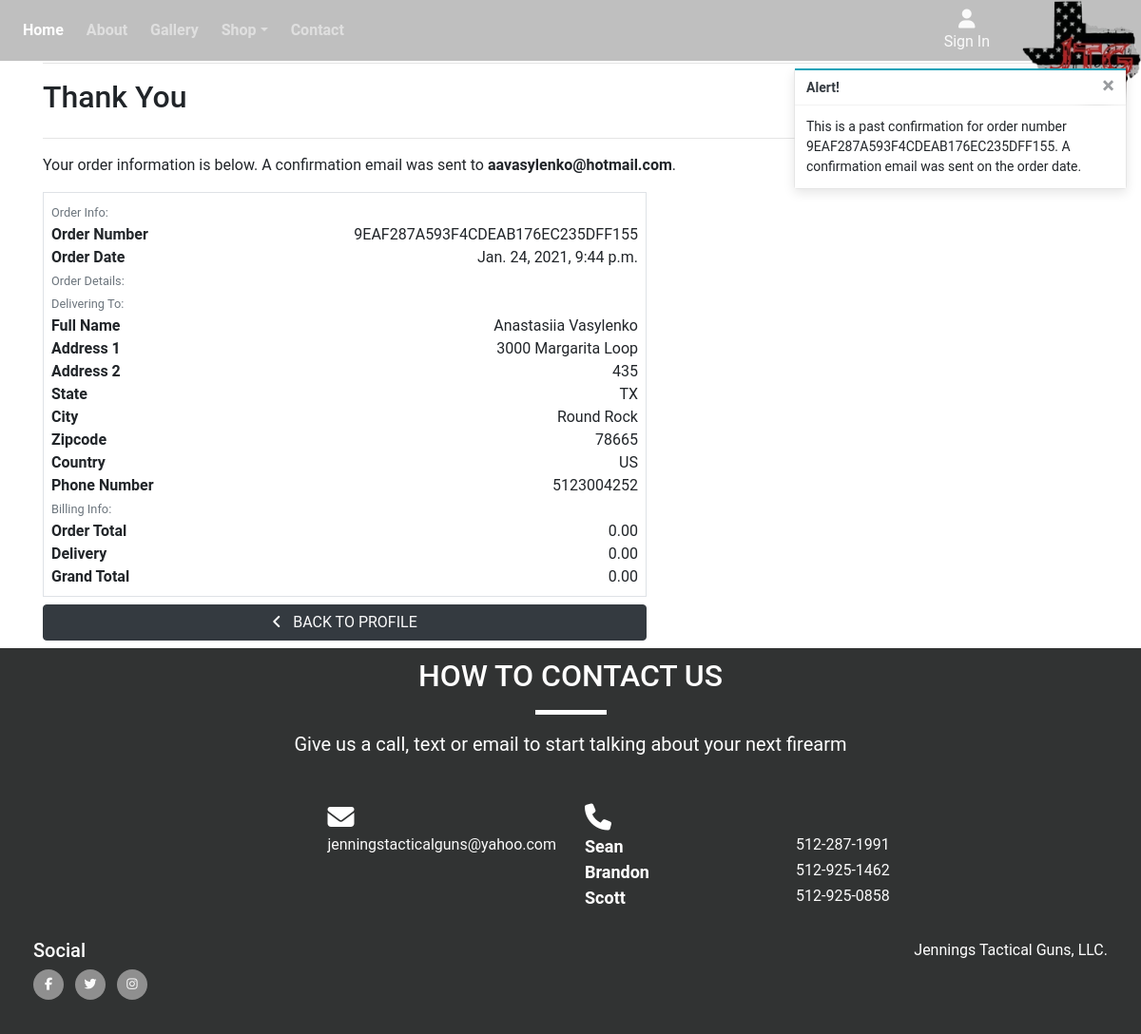
The app's page /profile/order_history/9EAF287A593F4CDEAB176EC235DFF155 with its own data.
### checkout/models.py (models this page shows, shortened)
class Order(models.Model):
    order_number = models.CharField(max_length=32, null=False, editable=False)
    user_profile = models.ForeignKey(UserProfile, on_delete=models.SET_NULL,
                                     null=True, blank=True, related_name='orders')
    full_name = models.CharField(max_length=50, null=False, blank=False)
    email = models.EmailField(max_length=254, null=False, blank=False)
    phone_number = models.CharField(max_length=20, null=False, blank=False)
    country = CountryField(blank_label='Country *', null=False, blank=False)
    postal_code = models.CharField(max_length=5, null=False, blank=False)
    state = USStateField(max_length=9, null=False, blank=False)
    city = models.CharField(max_length=40, null=False, blank=False)
    street_address1 = models.CharField(max_length=80, null=False, blank=False)
    street_address2 = models.CharField(max_length=80, null=True, blank=True)
    date = models.DateTimeField(auto_now_add=True)
    delivery_cost = models.DecimalField(max_digits=6, decimal_places=2, null=False, default=0)
    order_total = models.DecimalField(max_digits=10, decimal_places=2, null=False, default=0)
    grand_total = models.DecimalField(max_digits=10, decimal_places=2, null=False, default=0)
    original_bag = models.TextField(null=False, blank=False, default='')
    stripe_pid = models.CharField(max_length=254, null=False, blank=False, default='')

### profiles/views.py (the view)
# urls.py: path('order_history/<order_number>', views.order_history, name='order_history'),
def order_history(request, order_number):
    order = get_object_or_404(Order, order_number=order_number)
    messages.info(request, (
        f'This is a past confirmation for order number {order_number}. '
        'A confirmation email was sent on the order date.'
    ))
    template = 'checkout/checkout_success.html'
    context = {
        'order': order,
        'from_profile': True,
    }
    return render(request, template, context)

### bag/contexts.py (called while the page is built, shortened)
def bag_contents(request):
    bag_items = []
    total = 0
    product_count = 0
    bag = request.session.get('bag', {})
    delivery = total * Decimal(settings.STANDARD_DELIVERY_PERCENTAGE / 100)
    grand_total = delivery + total
    context = {
        'bag_items': bag_items,
        'total': total,
        'product_count': product_count,
        'delivery': delivery,
        'grand_total': grand_total,
    }
    return context

### checkout/templates/checkout/checkout_success.html (shortened to what this page needs)
{% extends "base.html" %}
{% load static %}
{% block extra_css %}
    <link rel="stylesheet" href="{% static 'checkout/css/checkout.css' %}">
{% endblock %}
{% block content %}
    <div class="container">
        <div class="row">
            <div class="col custom-mt-50">
                <hr>
                <h2 class="logo-font mb-4">Thank You</h2>
                <hr>
                <p class="text-black">Your order information is below. A confirmation email was sent to <strong>{{ order.email }}</strong>.</p>
            </div>
        </div>
        <div class="row">
            <div class="col-12 col-lg-7">
                <div class="order-confirmation-wrapper p-2 border">
                    <div class="row">
                        <div class="col">
                            <small class="text-muted">Order Info:</small>
                        </div>
                    </div>
                    <div class="row">
                        <div class="col-12 col-md-4">
                            <p class="mb-0 text-black font-weight-bold">Order Number</p>
                        </div>
                        <div class="col-12 col-md-8 text-md-right">
                            <p class="mb-0">{{ order.order_number }}</p>
                        </div>
                    </div>
                    <div class="row">
                        <div class="col-12 col-md-4">
                            <p class="mb-0 text-black font-weight-bold">Order Date</p>
                        </div>
                        <div class="col-12 col-md-8 text-md-right">
                            <p class="mb-0">{{ order.date }}</p>
                        </div>
                    </div>
                    <div class="row">
                        <div class="col">
                            <small class="text-muted">Order Details:</small>
                        </div>
                    </div>
                    <div class="row">
                        <div class="col">
                            <small class="text-muted">Delivering To:</small>
                        </div>
                    </div>
                    <div class="row">
                        <div class="col-12 col-md-4">
                            <p class="mb-0 text-black font-weight-bold">Full Name</p>
                        </div>
                        <div class="col-12 col-md-8 text-md-right">
                            <p class="mb-0">{{ order.full_name }}</p>
                        </div>
                    </div>
                    <div class="row">
                        <div class="col-12 col-md-4">
                            <p class="mb-0 text-black font-weight-bold">Address 1</p>
                        </div>
                        <div class="col-12 col-md-8 text-md-right">
                            <p class="mb-0">{{ order.street_address1 }}</p>
                        </div>
                    </div>
                    {% if order.street_address2 %}
                    <div class="row">
                        <div class="col-12 col-md-4">
                            <p class="mb-0 text-black font-weight-bold">Address 2</p>
                        </div>
                        <div class="col-12 col-md-8 text-md-right">
                            <p class="mb-0">{{ order.street_address2 }}</p>
                        </div>
                    </div>
                    {% endif %}
                    {% if order.state %}
                    <div class="row">
                        <div class="col-12 col-md-4">
                            <p class="mb-0 text-black font-weight-bold">State</p>
                        </div>
                        <div class="col-12 col-md-8 text-md-right">
                            <p class="mb-0">{{ order.state }}</p>
                        </div>
                    </div>
                    {% endif %}
                    <div class="row">
                        <div class="col-12 col-md-4">
                            <p class="mb-0 text-black font-weight-bold">City</p>
                        </div>
                        <div class="col-12 col-md-8 text-md-right">
                            <p class="mb-0">{{ order.city }}</p>
                        </div>
                    </div>
                    {% if order.postal_code %}
                    <div class="row">
                        <div class="col-12 col-md-4">
                            <p class="mb-0 text-black font-weight-bold">Zipcode</p>
                        </div>
                        <div class="col-12 col-md-8 text-md-right">
                            <p class="mb-0">{{ order.postal_code }}</p>
                        </div>
                    </div>
                    {% endif %}
                    <div class="row">
                        <div class="col-12 col-md-4">
                            <p class="mb-0 text-black font-weight-bold">Country</p>
                        </div>
                        <div class="col-12 col-md-8 text-md-right">
                            <p class="mb-0">{{ order.country }}</p>
                        </div>
                    </div>
                    <div class="row">
                        <div class="col-12 col-md-4">
                            <p class="mb-0 text-black font-weight-bold">Phone Number</p>
                        </div>
                        <div class="col-12 col-md-8 text-md-right">
                            <p class="mb-0">{{ order.phone_number }}</p>
                        </div>
                    </div>
                    <div class="row">
                        <div class="col">
                            <small class="text-muted">Billing Info:</small>
                        </div>
                    </div>
                    <div class="row">
                        <div class="col-12 col-md-4">
                            <p class="mb-0 text-black font-weight-bold">Order Total</p>
                        </div>
                        <div class="col-12 col-md-8 text-md-right">
                            <p class="mb-0">{{ order.order_total }}</p>
                        </div>
                    </div>
                    <div class="row">
                        <div class="col-12 col-md-4">
                            <p class="mb-0 text-black font-weight-bold">Delivery</p>
                        </div>
                        <div class="col-12 col-md-8 text-md-right">
                            <p class="mb-0">{{ order.delivery_cost }}</p>
                        </div>
                    </div>
                    <div class="row">
                        <div class="col-12 col-md-4">
                            <p class="mb-0 text-black font-weight-bold">Grand Total</p>
                        </div>
                        <div class="col-12 col-md-8 text-md-right">
                            <p class="mb-0">{{ order.grand_total }}</p>
                        </div>
                    </div>
                </div>
            </div>
        </div>
        <div class="row">
			<div class="col-12 col-lg-7 text-right">
                {% if from_profile %}
                    <a href="{% url 'profile' %}" class="btn btn-dark rounded-1 my-2">
                        <span class="icon mr-2">
                            <i class="fas fa-angle-left"></i>
                        </span>
                        <span class="text-uppercase">Back to Profile</span>
                    </a>
                {% endif %}
			</div>
		</div>
    </div>
{% endblock %}

### static/css/base.css (style rules this page uses)
body { font-family: "Roboto", sans-serif; }
html, body { overflow-x: hidden; }
a { color: #fafafa; }
a:link { text-decoration: none; color: #fafafa; }
.btn { width: -webkit-fill-available; margin: 5px 0; }
.custom-mt-50 { margin-top: 50px; }

### records on screen
Order: email "aavasylenko@hotmail.com", order_number "9EAF287A593F4CDEAB176EC235DFF155", date "Jan. 24, 2021, 9:44 p.m.", full_name "Anastasiia Vasylenko", street_address1 "3000 Margarita Loop", street_address2 "435", state "TX", city "Round Rock", postal_code "78665", country "US", phone_number "5123004252", order_total "0.00", delivery_cost "0.00", grand_total "0.00"

### other values on screen
{{ message }} "This is a past confirmation for order number 9EAF287A593F4CDEAB176EC235DFF155. A confirmation email was sent on the order date."
